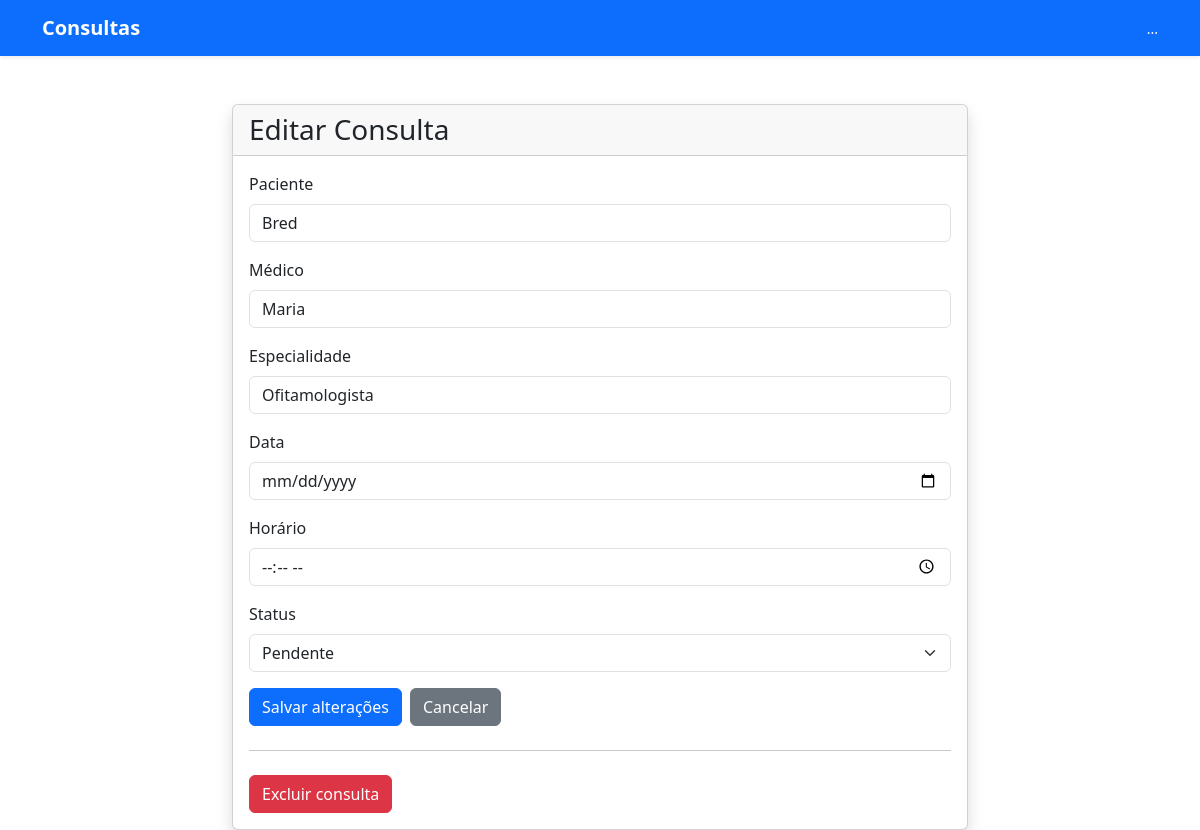
The page /editar/2/ on the database its author committed.
### consultas/models.py (models this page shows, shortened)
class Consulta(models.Model):
    paciente = models.CharField(max_length=100)
    medico = models.CharField(max_length=100)
    especialidade = models.CharField(max_length=100)
    data = models.DateField()
    horario = models.TimeField()
    status = models.CharField(max_length=20)

### consultas/views.py (the view)
# urls.py: path('editar/<int:id>/', views.editar, name='editar'),
def editar(request, id):
    consulta = get_object_or_404(Consulta, id=id)
    if request.method == 'POST':
        form = ConsultaForm(request.POST, instance=consulta)
        if form.is_valid():
            form.save()
            return redirect('home_consulta')
    else:
        form = ConsultaForm(instance=consulta)
    return render(request, 'pages/editar.html', {'form': form, 'consulta': consulta})

### consultas/views.py
class ConsultaForm(forms.ModelForm):
    class Meta:
        model = Consulta
        fields = '__all__'

### consultas/templates/pages/editar.html (shortened to what this page needs)
{% extends 'pages/base.html' %}
{% load static %}
{% block content %}
<div class="container mt-5">
    <div class="row justify-content-center">
        <div class="col-md-8">
            <div class="card shadow">
                <div class="card-header">
                    <h3 class="mb-0">Editar Consulta</h3>
                </div>
                <div class="card-body">
                    <form method="POST">
                        <div class="mb-3">
                            <label class="form-label">Paciente</label>
                            <input type="text" name="paciente" class="form-control" value="{{ form.paciente.value|default:'' }}" required>
                        </div>
                        <div class="mb-3">
                            <label class="form-label">Médico</label>
                            <input type="text" name="medico" class="form-control" value="{{ form.medico.value|default:'' }}" required>
                        </div>
                        <div class="mb-3">
                            <label class="form-label">Especialidade</label>
                            <input type="text" name="especialidade" class="form-control" value="{{ form.especialidade.value|default:'' }}" required>
                        </div>
                        <div class="mb-3">
                            <label class="form-label">Data</label>
                            <input type="date" name="data" class="form-control" value="{{ form.data.value|default:'Y-m-d' }}" required>
                        </div>
                        <div class="mb-3">
                            <label class="form-label">Horário</label>
                            <input type="time" name="horario" class="form-control" value="{{ form.horario.value|default:'H:i' }}" required>
                        </div>
                        <div class="mb-3">
                            <label class="form-label">Status</label>
                            <select name="status" class="form-select" required>
                                <option value="Pendente"
                                    {% if form.status.value == "Pendente" %}selected{% endif %}>
                                    Pendente
                                </option>
                            </select>
                        </div>
                        <div class="d-flex gap-2">
                            <button type="submit" class="btn btn-primary">
                                Salvar alterações
                            </button>
                            <a href="{% url 'home_consulta' %}" class="btn btn-secondary">
                                Cancelar
                            </a>
                        </div>
                        <hr class="my-4">
                        <form method="POST" action="{% url 'excluir' consulta.id %}">
                            <button
                                type="submit"
                                class="btn btn-danger"
                                onclick="return confirm('Tem certeza que deseja excluir esta consulta?');">
                                Excluir consulta
                            </button>
                        </form>
                    </form>
                </div>
            </div>
        </div>
    </div>
</div>
{% endblock %}

### rows shown on the page
Consulta: paciente "Bred", medico "Maria", especialidade "Ofitamologista", status "Pendente"
